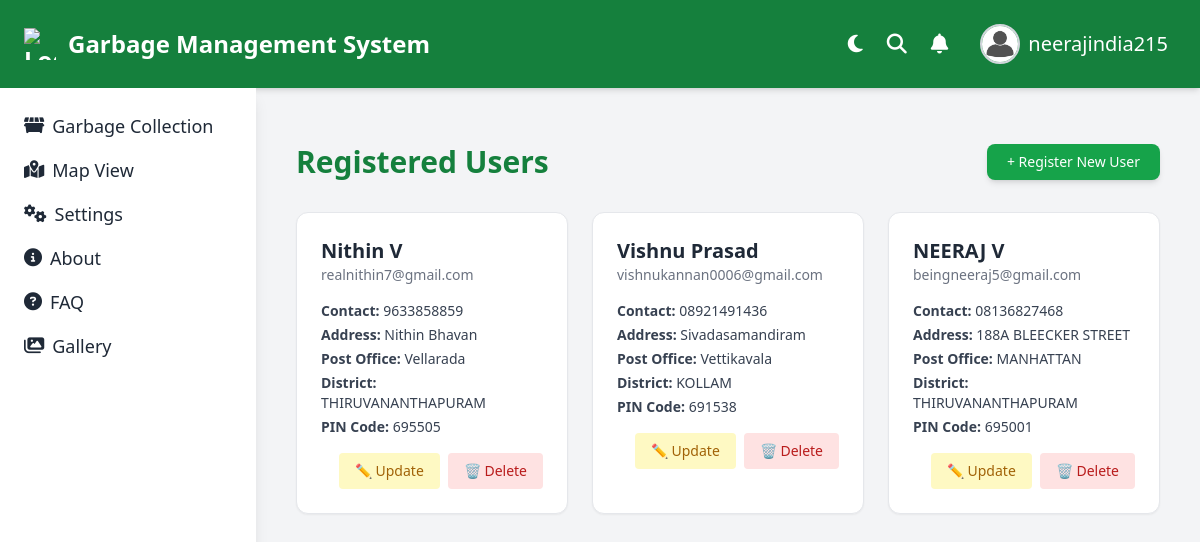
/user/users/ (signed in), run on the app's committed database.
### user/models.py (models this page shows, shortened)
class BaseClass(models.Model):
    uuid = models.SlugField(unique=True,default=uuid.uuid4)
    active_status = models.BooleanField(default=True)
    created_at = models.DateTimeField(auto_now_add=True)
    updated_at = models.DateTimeField(auto_now=True)
    class Meta:
        abstract = True

class Users(BaseClass):
    profile = models.OneToOneField('authentication.Profile',on_delete=models.CASCADE)
    name = models.CharField(max_length=50)
    email = models.EmailField(unique=True)
    contact = models.CharField(max_length=15)
    address = models.CharField(max_length=50)
    post_office = models.CharField(max_length=50)
    district = models.CharField(max_length=50,choices=DistrictChoices.choices)
    pin_code = models.CharField(max_length=6)
    class Meta:
        verbose_name = 'User'
        verbose_name_plural = 'Users'
        ordering = ['-id']

### user/views.py (the view)
# urls.py: path('users/',views.UserView.as_view(),name = 'users'),
class UserView(View):
    def get(self,request,*args,**kwargs):
        users= Users.objects.filter(active_status = True)
        return render(request,'user/user_list.html',{'users':users})

### authentication/show_customer.py (called while the page is built)
def show_customer_name(request):
    customer_name = 'Guest'
    if request.user.is_authenticated:  # Check if the user is authenticated
        try:
            customer = Users.objects.get(profile=request.user)
            customer_name = customer.name  # Get the customer's name
        except Users.DoesNotExist:
            customer_name = 'Guest'  # Keep the default name if user is not found
    return {'customer_name': customer_name}

### authentication/show_user.py (called while the page is built)
def show_user_name(request):
    username = request.user.username
    name = username.split('@')[0]
    print(name)
    return{'name_of_user':name}

### authentication/templatetags/check_roles.py (called while the page is built)
@register.simple_tag
def check_user_role(request,roles):
    roles=roles.split(',')
    allow = False
    if request.user.role in roles:
        allow = True
    return allow

### templates/user/user_list.html
{% extends 'base.html' %}
{% block content %}
<div class="container mx-auto px-4 py-8">
  <div class="flex justify-between items-center mb-8">
    <h1 class="text-3xl font-bold text-green-700">Registered Users</h1>
    <a href="{% url 'user-form' %}" class="bg-green-600 hover:bg-green-700 text-white px-5 py-2 rounded-lg shadow-md transition text-sm">
      + Register New User
    </a>
  </div>
  {% if users %}
    <div class="grid gap-6 md:grid-cols-2 lg:grid-cols-3">
      {% for user in users %}
        <div class="border border-gray-200 bg-white rounded-xl shadow-sm p-6 hover:shadow-md transition">
          <div class="flex justify-between items-center mb-4">
            <div>
              <h2 class="text-xl font-semibold text-gray-800">{{ user.name }}</h2>
              <p class="text-sm text-gray-500">{{ user.email }}</p>
            </div>
          </div>
          <ul class="text-sm text-gray-700 space-y-1 mb-4">
            <li><strong>Contact:</strong> {{ user.contact }}</li>
            <li><strong>Address:</strong> {{ user.address }}</li>
            <li><strong>Post Office:</strong> {{ user.post_office }}</li>
            <li><strong>District:</strong> {{ user.district }}</li>
            <li><strong>PIN Code:</strong> {{ user.pin_code }}</li>
          </ul>
          <div class="flex justify-end space-x-2">
            <a href="{% url 'user-update' user.uuid %}" class="text-yellow-700 bg-yellow-100 hover:bg-yellow-200 px-4 py-2 rounded text-sm font-medium">
              ✏️ Update
            </a>
            <a href="{% url 'user-delete' user.uuid %}"  class="text-red-700 bg-red-100 hover:bg-red-200 px-4 py-2 rounded text-sm font-medium">
        🗑️ Delete
        </a>
          </div>
        </div>
      {% endfor %}
    </div>
  {% else %}
    <div class="text-center text-gray-500 mt-12">
      <p class="text-lg">No users registered yet.</p>
    </div>
  {% endif %}
</div>
{% endblock %}

### templates/base.html (style rules this page uses)
html, body { overflow-x: hidden; }

### data on the page
Users: name "Nithin V", email "realnithin7@gmail.com", contact "9633858859", address "Nithin Bhavan", post_office "Vellarada", district "THIRUVANANTHAPURAM", pin_code "695505"
Users: name "Vishnu Prasad", email "vishnukannan0006@gmail.com", contact "08921491436", address "Sivadasamandiram", post_office "Vettikavala", district "KOLLAM", pin_code "691538"
Users: name "NEERAJ V", email "beingneeraj5@gmail.com", contact "08136827468", address "188A BLEECKER STREET", post_office "MANHATTAN", district "THIRUVANANTHAPURAM", pin_code "695001"

### other printed values
{{ name_of_user }} "neerajindia215"
